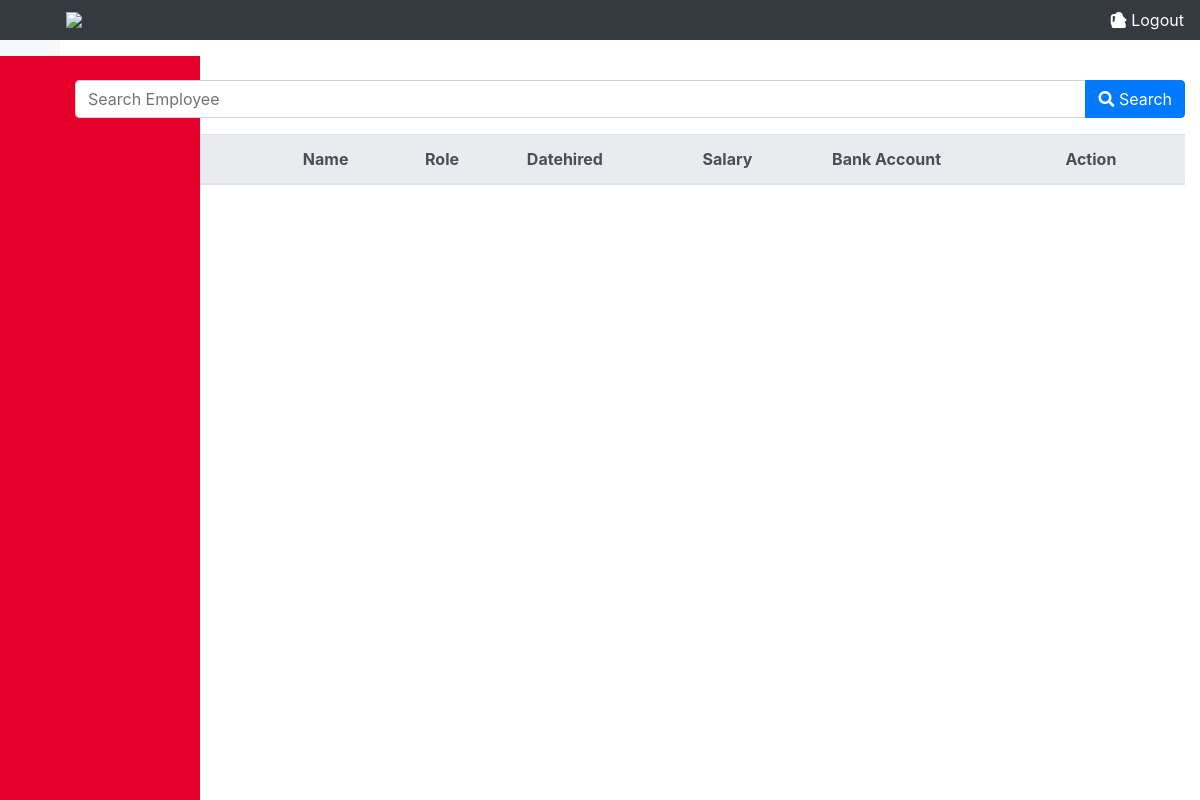
/index.php/payroll/search, run on an earlier commit of the app's database.
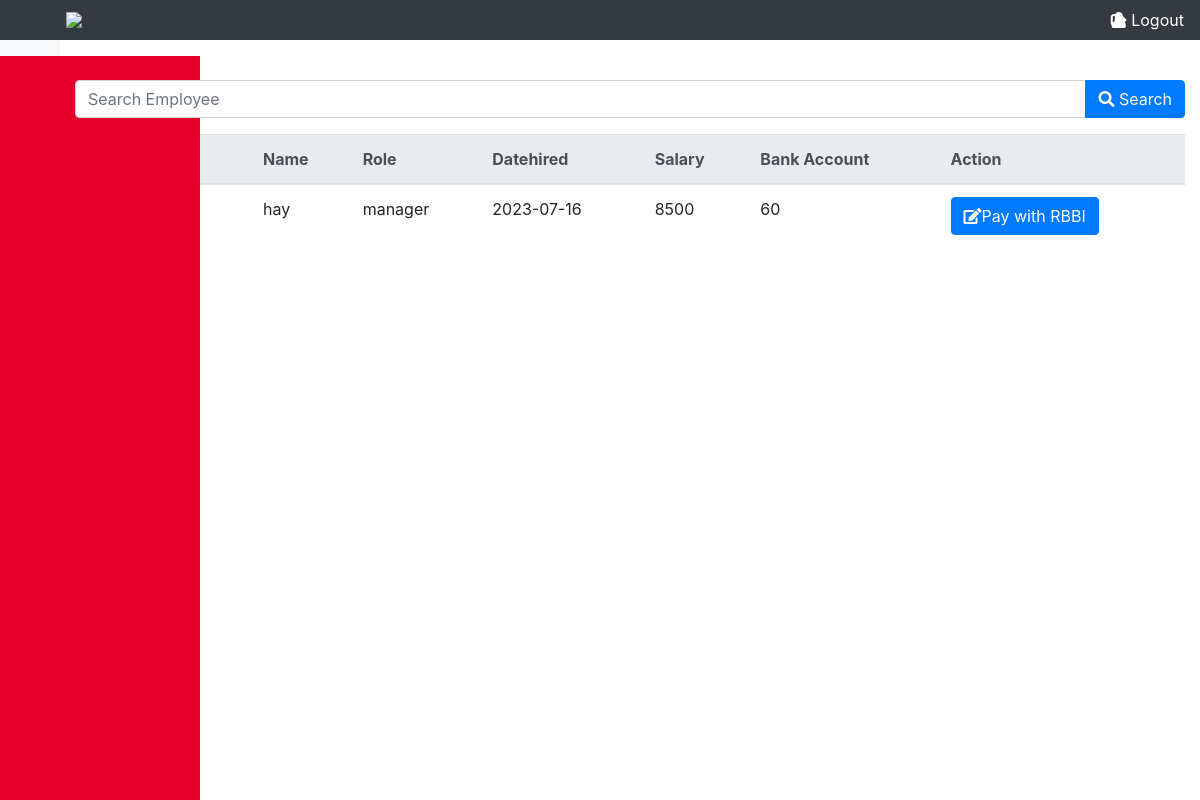
And on a later commit of the database.
### tables this page shows
CREATE TABLE `tbl_employee` (
  `employee_id` int(30) NOT NULL AUTO_INCREMENT,
  `name` varchar(60) DEFAULT NULL,
  `role` varchar(60) DEFAULT NULL,
  `datehired` date DEFAULT NULL,
  `salary` int(60) DEFAULT NULL,
  `bankaccount` int(60) DEFAULT NULL,
  PRIMARY KEY (`employee_id`)
);

### application/controllers/payroll.php (called while the page is built, shortened)
<?php
    class Payroll extends CI_controller {
        public function __construct(){
            $this->load->library('session');
            $this->load->model('Payroll_model');
        }
        public function search() {
            $keyword = $this->input->post('keyword');
            $data['payrolls'] = $this->Payroll_model->search_payroll($keyword);
            $user = $this->session->userData('user');
            $data['user'] = $user;
            $this->load->view('show_payroll', $data);
        }
    }
?>

### index.php (called while the page is built, shortened)
<?php
require_once BASEPATH.'core/CodeIgniter.php';

### application/models/Payroll_model.php (called while the page is built, shortened)
<?php
    class Payroll_model extends CI_model {
        public function search_payroll($keyword) {
            $this->db->like('employee_id', $keyword);
            $this->db->or_like('name', $keyword);
            $this->db->or_like('role', $keyword);
            $this->db->or_like('datehired', $keyword);
            $this->db->or_like('bankaccount', $keyword);
            return $this->db->get('tbl_employee')->result_array();
        }
    }
?>

### application/views/show_payroll.php (the view, shortened to what this page needs)
<!DOCTYPE html>
<html lang="en">
<head>
    <link rel="stylesheet" href="https://maxcdn.bootstrapcdn.com/bootstrap/4.0.0/css/bootstrap.min.css">
    <link rel="stylesheet" href="https://stackpath.bootstrapcdn.com/bootstrap/4.5.2/css/bootstrap.min.css">
    <link rel="stylesheet" href="https://cdnjs.cloudflare.com/ajax/libs/font-awesome/5.15.3/css/all.min.css">
</head>
<body>
    <div class="content">
        <nav class="navbar navbar-dark bg-dark">
            <img src="https://www.kfc.com.ph/Content/OnlineOrderingImages/Shared/logo.svg"
                style="width: 60px; height: auto; margin-left: 50px;">
            <a class="text-white"><i class="fas fa-user"></i>
            </a>
            <a class="logoutlink" href="<?php echo site_url('dashboard/logout'); ?>"><i class="fas fa-sign-out-alt"></i>
                Logout</a>
        </nav>
        <div class="sidebar">
        </div>
    </div>
    <div class="container">
        <form action="<?php echo site_url('payroll/search'); ?>" method="post" class="mb-3">
            <div class="input-group">
                <input type="text" class="form-control" placeholder="Search Employee" name="keyword">
                <div class="input-group-append">
                    <button class="btn btn-primary" type="submit"><i class="fas fa-search"></i> Search</button>
                </div>
            </div>
        </form>
        <table class="table">
            <thead class="thead-light">
                <tr>
                    <th>Employee_id</th>
                    <th>Name</th>
                    <th>Role</th>
                    <th>Datehired</th>
                    <th>Salary</th>
                    <th>Bank Account</th>
                    <th>Action</th>
                </tr>
            </thead>
            <tbody>
                <?php foreach ($payrolls as $payroll): ?>
                    <tr>
                        <td>
                        </td>
                        <td>
                            <?php echo $payroll['name']; ?>
                        </td>
                        <td>
                            <?php echo $payroll['role']; ?>
                        </td>
                        <td>
                            <?php echo $payroll['datehired']; ?>
                        </td>
                        <td>
                            <?php echo $payroll['salary']; ?>
                        </td>
                        <td>
                            <?php echo $payroll['bankaccount']; ?>
                        </td>
                        <td>
                            <div class="btn-group" role="group" aria-label="Actions">
                                <a type="button" class="btn btn-primary"
                                    href="http://192.168.10.128/RBBI/index.php/access/index/<?php echo ($payroll['bankaccount']); ?>/<?php echo ($payroll['salary']); ?>?url=http://192.168.10.89/kfc/index.php/payroll/<?php echo ($payroll['employee_id']); ?>">
                                    <i class="fas fa-edit"></i>Pay with RBBI
                                </a>
                            </div>
                        </td>
                    </tr>
                <?php endforeach; ?>
            </tbody>
        </table>
    </div>
</body>
</html>

What changed in the data, as far as the page shows it:
added tbl_employee: name "hay", role "manager", datehired "2023-07-16", salary "8500", bankaccount "60"
